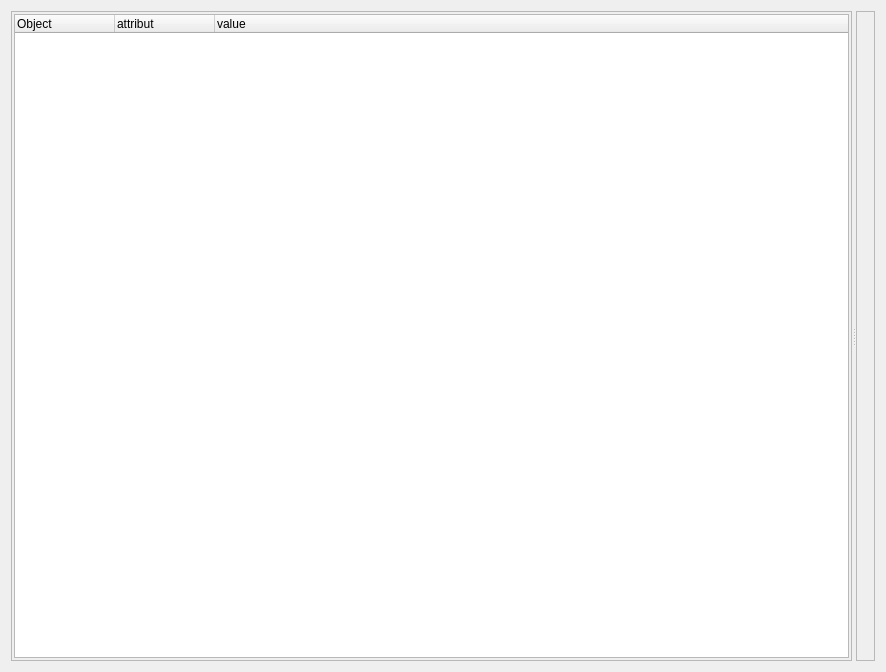
<?xml version="1.0" encoding="UTF-8"?>
<ui version="4.0">
 <class>cssEditor</class>
 <widget class="QWidget" name="cssEditor">
  <property name="geometry">
   <rect>
    <x>0</x>
    <y>0</y>
    <width>886</width>
    <height>672</height>
   </rect>
  </property>
  <property name="windowTitle">
   <string>CssEditor</string>
  </property>
  <layout class="QHBoxLayout" name="horizontalLayout">
   <item>
    <widget class="QSplitter" name="splitter">
     <property name="orientation">
      <enum>Qt::Horizontal</enum>
     </property>
     <widget class="QFrame" name="frame">
      <property name="frameShape">
       <enum>QFrame::StyledPanel</enum>
      </property>
      <property name="frameShadow">
       <enum>QFrame::Raised</enum>
      </property>
      <layout class="QVBoxLayout" name="ly_css">
       <property name="spacing">
        <number>4</number>
       </property>
       <property name="margin">
        <number>2</number>
       </property>
       <item>
        <widget class="QTreeWidget" name="tw_css">
         <property name="columnCount">
          <number>3</number>
         </property>
         <attribute name="headerCascadingSectionResizes">
          <bool>true</bool>
         </attribute>
         <column>
          <property name="text">
           <string>Object</string>
          </property>
         </column>
         <column>
          <property name="text">
           <string>attribut</string>
          </property>
         </column>
         <column>
          <property name="text">
           <string>value</string>
          </property>
         </column>
        </widget>
       </item>
      </layout>
     </widget>
     <widget class="QFrame" name="frame_2">
      <property name="frameShape">
       <enum>QFrame::StyledPanel</enum>
      </property>
      <property name="frameShadow">
       <enum>QFrame::Raised</enum>
      </property>
      <layout class="QVBoxLayout" name="ly_edit">
       <property name="spacing">
        <number>4</number>
       </property>
       <property name="margin">
        <number>2</number>
       </property>
      </layout>
     </widget>
    </widget>
   </item>
  </layout>
 </widget>
 <resources/>
 <connections/>
</ui>
